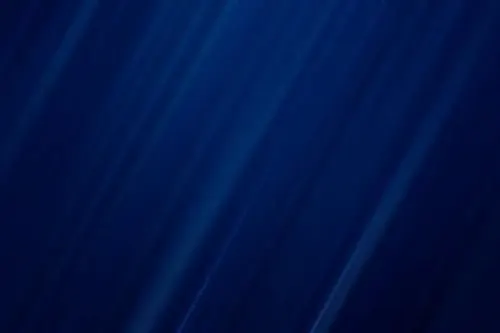
#> input picture assets/img/bg_wei.webp, 500 x 333 px; its folder holds only this picture in this run
$ python -i fil-scripting2.py   (imports and definitions only)
#> lines starting #> are read from the running program, lines starting #| are printed output that depends on the picture
import os
import json
from PIL import Image, ExifTags

dos = "gala_2026"

# Dossier source contenant les images originales
SRC = f"/home/basile/Pictures/{dos}"          # dossier d'entrée (original)
OUT_FULL = f"Project_bde/assets/img/{dos}/full"       # dossier sortie full
OUT_THUMB = f"Project_bde/assets/img/{dos}/thumb"     # dossier sortie thumb
JSON_PATH = f"Project_bde/assets/img/{dos}/photos.json"

# Création des dossiers si manquants
# [2 lines not run here, left out]

# Extensions acceptées
EXT = (".jpg", ".jpeg", ".png", ".webp",)

# Liste finale
files_list = []

# [1 line not run here, left out]


def auto_orient(img):
    try:
        for orientation in ExifTags.TAGS.keys():
            if ExifTags.TAGS[orientation]=='Orientation':
                break
        exif=dict(img._getexif().items())
        if exif[orientation] == 3:
            img=img.rotate(180, expand=True)
        elif exif[orientation] == 6:
            img=img.rotate(270, expand=True)
        elif exif[orientation] == 8:
            img=img.rotate(90, expand=True)
    except:
        pass
    return img


# [34 lines not run here, left out]

>>> import cv2
>>> picture = cv2.imread('assets/img/bg_wei.webp', cv2.IMREAD_GRAYSCALE)
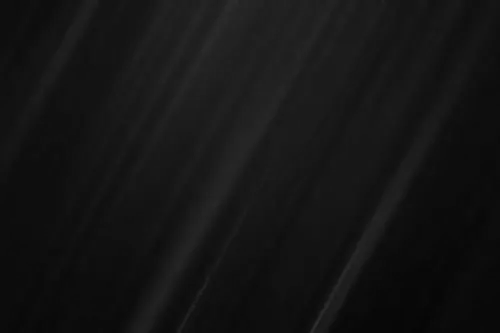
#> picture: shape (333, 500); min 5, max 48, mean 20.6
>>> result = auto_orient(picture)
